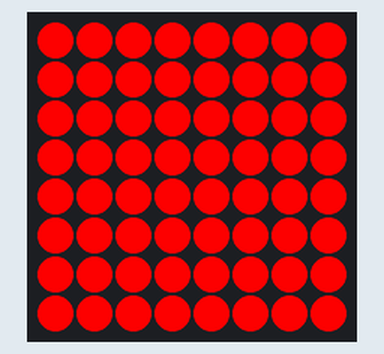
A program run on a simulated Raspberry Pi (BCM pin numbers) with a Sense HAT. On the bench: the Sense HAT's 8×8 RGB LED matrix. What the program prints to the terminal is not drawn.

Above: at 0.17 s.
At 2.36 s:
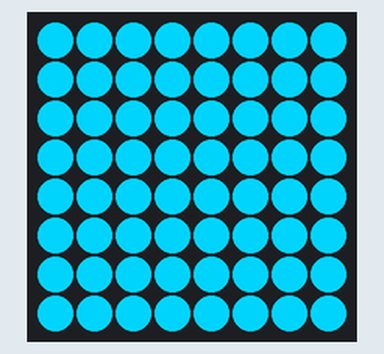
At 5.58 s:
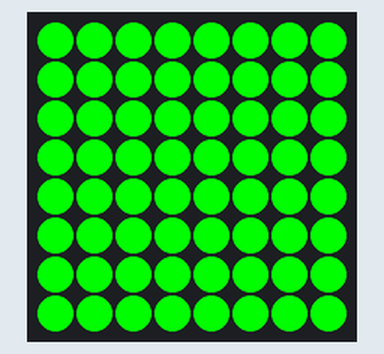
At 11.11 s:
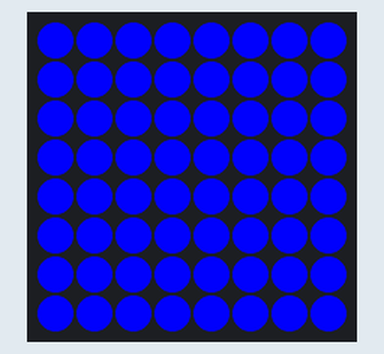
At 16.18 s:
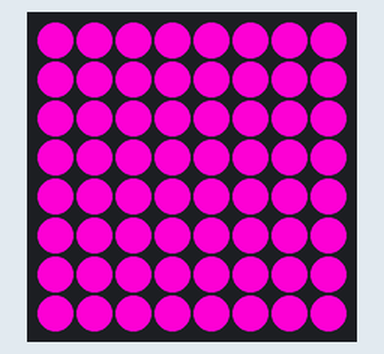
At 21.7 s:
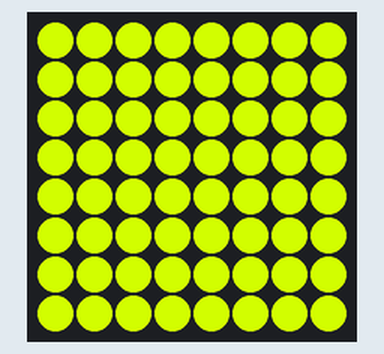

The program:

01bLed.py
```python
# 2019 Robbin Law
import time
try:
	from sense_hat import SenseHat
	print("sense_hat IS loaded on this machine")
except:
	print("sense_hat ISNOT loaded on this machine")

r = 255
g = 0
b = 0

def next_colour():
    global r
    global g
    global b

    if (r == 255 and g < 255 and b == 0):
        g += 1
    if (g == 255 and r > 0 and b == 0):
        r -= 1
    if (g == 255 and b < 255 and r == 0):
        b += 1
    if (b == 255 and g > 0 and r == 0):
        g -= 1
    if (b == 255 and r < 255 and g == 0):
        r += 1
    if (r == 255 and b > 0 and g == 0):
        b -= 1

def main():
    hat = SenseHat()
    while True:
        try:
            hat.clear([r, g, b])
            x = 2/1000
            time.sleep(x)
            next_colour()
        except KeyboardInterrupt as ki:
            print("Caught:", repr(ki))
            print("Exiting.")
            hat.clear()
            break

main()
```
